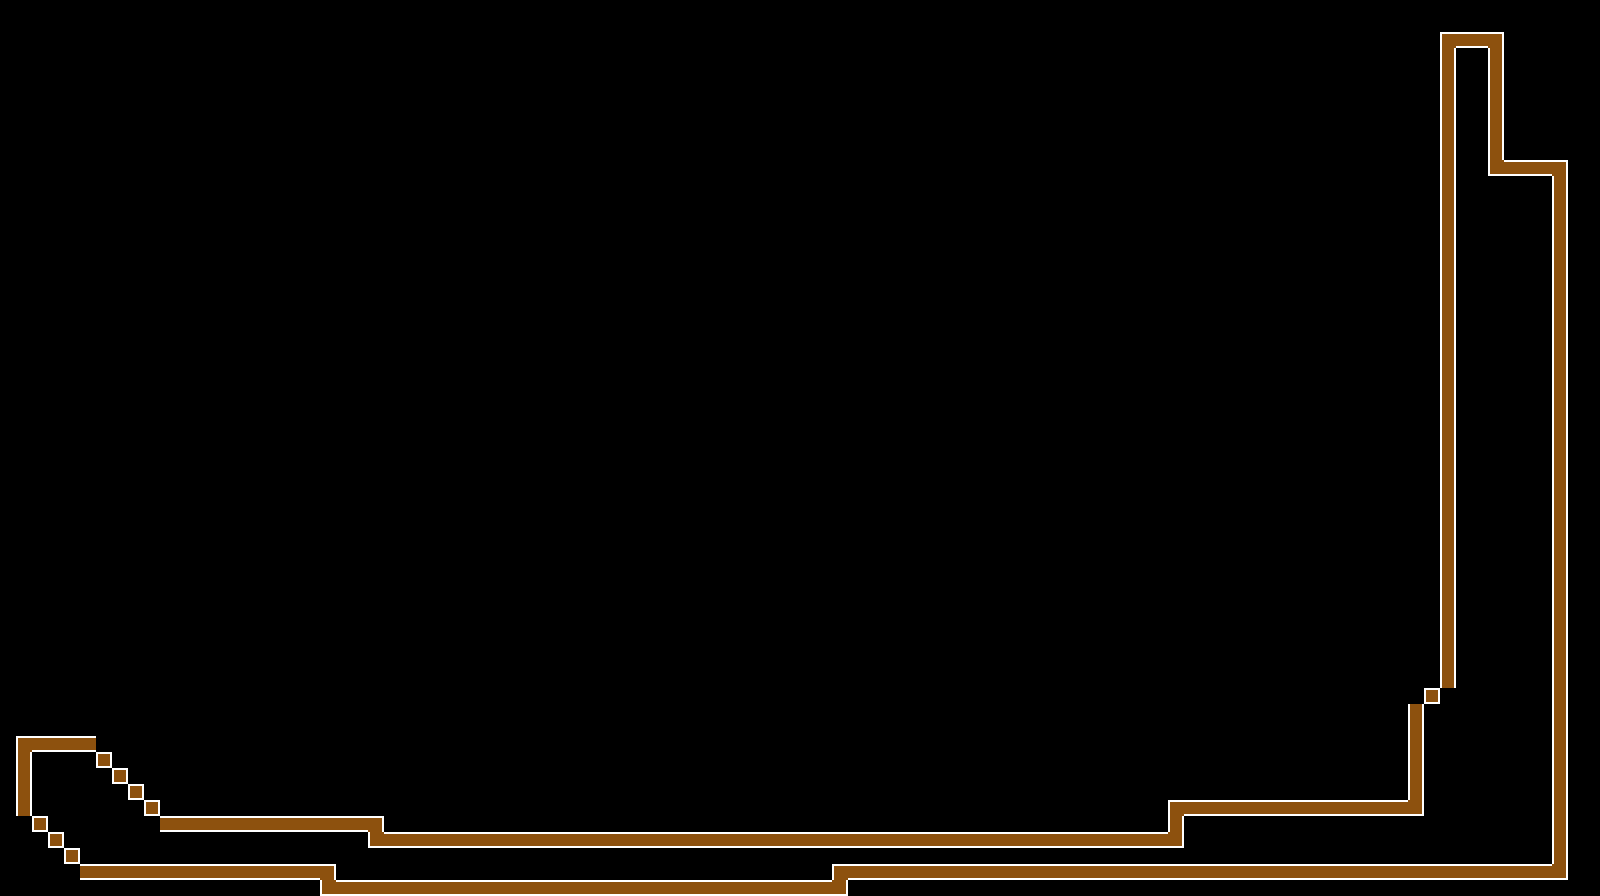

This game map was drawn from its Tiled (.tmx) file and the tilesets committed beside it. A one-line description and the trimmed map source follow:
An orthogonal 100x56 tile map with 16x16 px tiles, 1 tile layer (Tile Layer 1).

<map version="1.10" tiledversion="1.10.2" orientation="orthogonal" renderorder="right-down" width="100" height="56" tilewidth="16" tileheight="16" infinite="0" nextlayerid="2" nextobjectid="1">
 <tileset firstgid="1" source="../Colours.tsx" />
 <layer id="1" name="Tile Layer 1" width="100" height="56">
  <data>[5600 cells, 299 non-empty, 7 distinct tile ids]</data>
 </layer>
</map>
